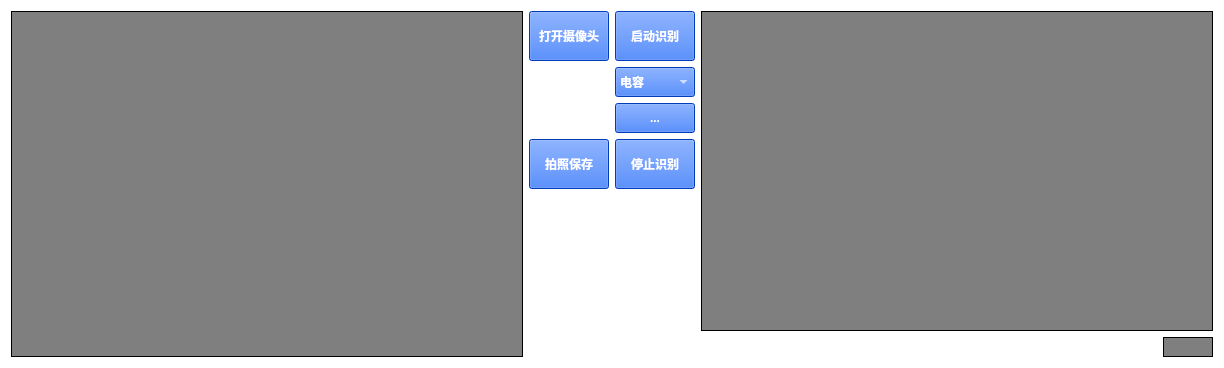
      <widget class="QWidget" name="page_0">
       <property name="palette">
        <palette>
         <active>
          <colorrole role="WindowText">
           <brush brushstyle="SolidPattern">
            <color alpha="255">
             <red>255</red>
             <green>255</green>
             <blue>255</blue>
            </color>
           </brush>
          </colorrole>
          <colorrole role="Button">
           <brush brushstyle="SolidPattern">
            <color alpha="255">
             <red>255</red>
             <green>255</green>
             <blue>255</blue>
            </color>
           </brush>
          </colorrole>
          <colorrole role="Light">
           <brush brushstyle="SolidPattern">
            <color alpha="255">
             <red>66</red>
             <green>15</green>
             <blue>221</blue>
            </color>
           </brush>
          </colorrole>
          <colorrole role="Midlight">
           <brush brushstyle="SolidPattern">
            <color alpha="255">
             <red>19</red>
             <green>27</green>
             <blue>190</blue>
            </color>
           </brush>
          </colorrole>
          <colorrole role="Text">
           <brush brushstyle="SolidPattern">
            <color alpha="255">
             <red>0</red>
             <green>0</green>
             <blue>0</blue>
            </color>
           </brush>
          </colorrole>
          <colorrole role="BrightText">
           <brush brushstyle="SolidPattern">
            <color alpha="255">
             <red>0</red>
             <green>0</green>
             <blue>0</blue>
            </color>
           </brush>
          </colorrole>
          <colorrole role="ButtonText">
           <brush brushstyle="SolidPattern">
            <color alpha="255">
             <red>0</red>
             <green>0</green>
             <blue>0</blue>
            </color>
           </brush>
          </colorrole>
          <colorrole role="Base">
           <brush brushstyle="SolidPattern">
            <color alpha="255">
             <red>255</red>
             <green>255</green>
             <blue>255</blue>
            </color>
           </brush>
          </colorrole>
          <colorrole role="Window">
           <brush brushstyle="SolidPattern">
            <color alpha="255">
             <red>255</red>
             <green>255</green>
             <blue>255</blue>
            </color>
           </brush>
          </colorrole>
          <colorrole role="Shadow">
           <brush brushstyle="SolidPattern">
            <color alpha="255">
             <red>91</red>
             <green>91</green>
             <blue>91</blue>
            </color>
           </brush>
          </colorrole>
          <colorrole role="HighlightedText">
           <brush brushstyle="SolidPattern">
            <color alpha="255">
             <red>232</red>
             <green>232</green>
             <blue>232</blue>
            </color>
           </brush>
          </colorrole>
          <colorrole role="AlternateBase">
           <brush brushstyle="SolidPattern">
            <color alpha="255">
             <red>238</red>
             <green>238</green>
             <blue>238</blue>
            </color>
           </brush>
          </colorrole>
          <colorrole role="PlaceholderText">
           <brush brushstyle="SolidPattern">
            <color alpha="128">
             <red>7</red>
             <green>11</green>
             <blue>11</blue>
            </color>
           </brush>
          </colorrole>
         </active>
         <inactive>
          <colorrole role="WindowText">
           <brush brushstyle="SolidPattern">
            <color alpha="255">
             <red>255</red>
             <green>255</green>
             <blue>255</blue>
            </color>
           </brush>
          </colorrole>
          <colorrole role="Button">
           <brush brushstyle="SolidPattern">
            <color alpha="255">
             <red>255</red>
             <green>255</green>
             <blue>255</blue>
            </color>
           </brush>
          </colorrole>
          <colorrole role="Light">
           <brush brushstyle="SolidPattern">
            <color alpha="255">
             <red>66</red>
             <green>15</green>
             <blue>221</blue>
            </color>
           </brush>
          </colorrole>
          <colorrole role="Midlight">
           <brush brushstyle="SolidPattern">
            <color alpha="255">
             <red>19</red>
             <green>27</green>
             <blue>190</blue>
            </color>
           </brush>
          </colorrole>
          <colorrole role="Text">
           <brush brushstyle="SolidPattern">
            <color alpha="255">
             <red>0</red>
             <green>0</green>
             <blue>0</blue>
            </color>
           </brush>
          </colorrole>
          <colorrole role="BrightText">
           <brush brushstyle="SolidPattern">
            <color alpha="255">
             <red>0</red>
             <green>0</green>
             <blue>0</blue>
            </color>
           </brush>
          </colorrole>
          <colorrole role="ButtonText">
           <brush brushstyle="SolidPattern">
            <color alpha="255">
             <red>0</red>
             <green>0</green>
             <blue>0</blue>
            </color>
           </brush>
          </colorrole>
          <colorrole role="Base">
           <brush brushstyle="SolidPattern">
            <color alpha="255">
             <red>255</red>
             <green>255</green>
             <blue>255</blue>
            </color>
           </brush>
          </colorrole>
          <colorrole role="Window">
           <brush brushstyle="SolidPattern">
            <color alpha="255">
             <red>255</red>
             <green>255</green>
             <blue>255</blue>
            </color>
           </brush>
          </colorrole>
          <colorrole role="Shadow">
           <brush brushstyle="SolidPattern">
            <color alpha="255">
             <red>91</red>
             <green>91</green>
             <blue>91</blue>
            </color>
           </brush>
          </colorrole>
          <colorrole role="HighlightedText">
           <brush brushstyle="SolidPattern">
            <color alpha="255">
             <red>232</red>
             <green>232</green>
             <blue>232</blue>
            </color>
           </brush>
          </colorrole>
          <colorrole role="AlternateBase">
           <brush brushstyle="SolidPattern">
            <color alpha="255">
             <red>238</red>
             <green>238</green>
             <blue>238</blue>
            </color>
           </brush>
          </colorrole>
          <colorrole role="PlaceholderText">
           <brush brushstyle="SolidPattern">
            <color alpha="128">
             <red>7</red>
             <green>11</green>
             <blue>11</blue>
            </color>
           </brush>
          </colorrole>
         </inactive>
         <disabled>
          <colorrole role="WindowText">
           <brush brushstyle="SolidPattern">
            <color alpha="255">
             <red>120</red>
             <green>120</green>
             <blue>120</blue>
            </color>
           </brush>
          </colorrole>
          <colorrole role="Button">
           <brush brushstyle="SolidPattern">
            <color alpha="255">
             <red>255</red>
             <green>255</green>
             <blue>255</blue>
            </color>
           </brush>
          </colorrole>
          <colorrole role="Light">
           <brush brushstyle="SolidPattern">
            <color alpha="255">
             <red>66</red>
             <green>15</green>
             <blue>221</blue>
            </color>
           </brush>
          </colorrole>
          <colorrole role="Midlight">
           <brush brushstyle="SolidPattern">
            <color alpha="255">
             <red>19</red>
             <green>27</green>
             <blue>190</blue>
            </color>
           </brush>
          </colorrole>
          <colorrole role="Text">
           <brush brushstyle="SolidPattern">
            <color alpha="255">
             <red>120</red>
             <green>120</green>
             <blue>120</blue>
            </color>
           </brush>
          </colorrole>
          <colorrole role="BrightText">
           <brush brushstyle="SolidPattern">
            <color alpha="255">
             <red>0</red>
             <green>0</green>
             <blue>0</blue>
            </color>
           </brush>
          </colorrole>
          <colorrole role="ButtonText">
           <brush brushstyle="SolidPattern">
            <color alpha="255">
             <red>120</red>
             <green>120</green>
             <blue>120</blue>
            </color>
           </brush>
          </colorrole>
          <colorrole role="Base">
           <brush brushstyle="SolidPattern">
            <color alpha="255">
             <red>255</red>
             <green>255</green>
             <blue>255</blue>
            </color>
           </brush>
          </colorrole>
          <colorrole role="Window">
           <brush brushstyle="SolidPattern">
            <color alpha="255">
             <red>255</red>
             <green>255</green>
             <blue>255</blue>
            </color>
           </brush>
          </colorrole>
          <colorrole role="Shadow">
           <brush brushstyle="SolidPattern">
            <color alpha="255">
             <red>91</red>
             <green>91</green>
             <blue>91</blue>
            </color>
           </brush>
          </colorrole>
          <colorrole role="HighlightedText">
           <brush brushstyle="SolidPattern">
            <color alpha="255">
             <red>232</red>
             <green>232</green>
             <blue>232</blue>
            </color>
           </brush>
          </colorrole>
          <colorrole role="AlternateBase">
           <brush brushstyle="SolidPattern">
            <color alpha="255">
             <red>238</red>
             <green>238</green>
             <blue>238</blue>
            </color>
           </brush>
          </colorrole>
          <colorrole role="PlaceholderText">
           <brush brushstyle="SolidPattern">
            <color alpha="128">
             <red>7</red>
             <green>11</green>
             <blue>11</blue>
            </color>
           </brush>
          </colorrole>
         </disabled>
        </palette>
       </property>
       <layout class="QGridLayout" name="gridLayout_2">
        <item row="1" column="6">
         <widget class="QComboBox" name="comboBox_recognizing_Objects">
          <property name="minimumSize">
           <size>
            <width>0</width>
            <height>30</height>
           </size>
          </property>
          <property name="font">
           <font>
            <bold>true</bold>
           </font>
          </property>
          <property name="styleSheet">
           <string notr="true">background-color: rgb(0, 85, 255);
color: rgb(255, 255, 255);</string>
          </property>
          <item>
           <property name="text">
            <string>电容</string>
           </property>
          </item>
         </widget>
        </item>
        <item row="2" column="6">
         <widget class="QToolButton" name="toolButton_weight">
          <property name="sizePolicy">
           <sizepolicy hsizetype="Preferred" vsizetype="Fixed">
            <horstretch>0</horstretch>
            <verstretch>0</verstretch>
           </sizepolicy>
          </property>
          <property name="minimumSize">
           <size>
            <width>0</width>
            <height>30</height>
           </size>
          </property>
          <property name="font">
           <font>
            <bold>true</bold>
           </font>
          </property>
          <property name="styleSheet">
           <string notr="true">background-color: rgb(0, 85, 255);
color: rgb(255, 255, 255);</string>
          </property>
          <property name="text">
           <string>...</string>
          </property>
         </widget>
        </item>
        <item row="8" column="7">
         <spacer name="horizontalSpacer_2">
          <property name="orientation">
           <enum>Qt::Horizontal</enum>
          </property>
          <property name="sizeHint" stdset="0">
           <size>
            <width>40</width>
            <height>20</height>
           </size>
          </property>
         </spacer>
        </item>
        <item row="0" column="7" rowspan="8" colspan="2">
         <widget class="QLabel" name="label_detect">
          <property name="sizePolicy">
           <sizepolicy hsizetype="Preferred" vsizetype="Ignored">
            <horstretch>2</horstretch>
            <verstretch>2</verstretch>
           </sizepolicy>
          </property>
          <property name="minimumSize">
           <size>
            <width>512</width>
            <height>320</height>
           </size>
          </property>
          <property name="palette">
           <palette>
            <active>
             <colorrole role="WindowText">
              <brush brushstyle="SolidPattern">
               <color alpha="255">
                <red>0</red>
                <green>0</green>
                <blue>0</blue>
               </color>
              </brush>
             </colorrole>
             <colorrole role="Button">
              <brush brushstyle="SolidPattern">
               <color alpha="255">
                <red>127</red>
                <green>127</green>
                <blue>127</blue>
               </color>
              </brush>
             </colorrole>
             <colorrole role="Text">
              <brush brushstyle="SolidPattern">
               <color alpha="255">
                <red>0</red>
                <green>0</green>
                <blue>0</blue>
               </color>
              </brush>
             </colorrole>
             <colorrole role="ButtonText">
              <brush brushstyle="SolidPattern">
               <color alpha="255">
                <red>0</red>
                <green>0</green>
                <blue>0</blue>
               </color>
              </brush>
             </colorrole>
             <colorrole role="Base">
              <brush brushstyle="SolidPattern">
               <color alpha="255">
                <red>127</red>
                <green>127</green>
                <blue>127</blue>
               </color>
              </brush>
             </colorrole>
             <colorrole role="Window">
              <brush brushstyle="SolidPattern">
               <color alpha="255">
                <red>127</red>
                <green>127</green>
                <blue>127</blue>
               </color>
              </brush>
             </colorrole>
             <colorrole role="PlaceholderText">
              <brush brushstyle="SolidPattern">
               <color alpha="128">
                <red>0</red>
                <green>0</green>
                <blue>0</blue>
               </color>
              </brush>
             </colorrole>
            </active>
            <inactive>
             <colorrole role="WindowText">
              <brush brushstyle="SolidPattern">
               <color alpha="255">
                <red>0</red>
                <green>0</green>
                <blue>0</blue>
               </color>
              </brush>
             </colorrole>
             <colorrole role="Button">
              <brush brushstyle="SolidPattern">
               <color alpha="255">
                <red>127</red>
                <green>127</green>
                <blue>127</blue>
               </color>
              </brush>
             </colorrole>
             <colorrole role="Text">
              <brush brushstyle="SolidPattern">
               <color alpha="255">
                <red>0</red>
                <green>0</green>
                <blue>0</blue>
               </color>
              </brush>
             </colorrole>
             <colorrole role="ButtonText">
              <brush brushstyle="SolidPattern">
               <color alpha="255">
                <red>0</red>
                <green>0</green>
                <blue>0</blue>
               </color>
              </brush>
             </colorrole>
             <colorrole role="Base">
              <brush brushstyle="SolidPattern">
               <color alpha="255">
                <red>127</red>
                <green>127</green>
                <blue>127</blue>
               </color>
              </brush>
             </colorrole>
             <colorrole role="Window">
              <brush brushstyle="SolidPattern">
               <color alpha="255">
                <red>127</red>
                <green>127</green>
                <blue>127</blue>
               </color>
              </brush>
             </colorrole>
             <colorrole role="PlaceholderText">
              <brush brushstyle="SolidPattern">
               <color alpha="128">
                <red>0</red>
                <green>0</green>
                <blue>0</blue>
               </color>
              </brush>
             </colorrole>
            </inactive>
            <disabled>
             <colorrole role="WindowText">
              <brush brushstyle="SolidPattern">
               <color alpha="255">
                <red>0</red>
                <green>0</green>
                <blue>0</blue>
               </color>
              </brush>
             </colorrole>
             <colorrole role="Button">
              <brush brushstyle="SolidPattern">
               <color alpha="255">
                <red>127</red>
                <green>127</green>
                <blue>127</blue>
               </color>
              </brush>
             </colorrole>
             <colorrole role="Text">
              <brush brushstyle="SolidPattern">
               <color alpha="255">
                <red>0</red>
                <green>0</green>
                <blue>0</blue>
               </color>
              </brush>
             </colorrole>
             <colorrole role="ButtonText">
              <brush brushstyle="SolidPattern">
               <color alpha="255">
                <red>0</red>
                <green>0</green>
                <blue>0</blue>
               </color>
              </brush>
             </colorrole>
             <colorrole role="Base">
              <brush brushstyle="SolidPattern">
               <color alpha="255">
                <red>127</red>
                <green>127</green>
                <blue>127</blue>
               </color>
              </brush>
             </colorrole>
             <colorrole role="Window">
              <brush brushstyle="SolidPattern">
               <color alpha="255">
                <red>127</red>
                <green>127</green>
                <blue>127</blue>
               </color>
              </brush>
             </colorrole>
             <colorrole role="PlaceholderText">
              <brush brushstyle="SolidPattern">
               <color alpha="128">
                <red>0</red>
                <green>0</green>
                <blue>0</blue>
               </color>
              </brush>
             </colorrole>
            </disabled>
           </palette>
          </property>
          <property name="styleSheet">
           <string notr="true">border: 1px solid black;
background-color: rgb(127,127,127);</string>
          </property>
          <property name="text">
           <string/>
          </property>
         </widget>
        </item>
        <item row="8" column="8">
         <widget class="QLabel" name="label_decide">
          <property name="sizePolicy">
           <sizepolicy hsizetype="Preferred" vsizetype="Ignored">
            <horstretch>0</horstretch>
            <verstretch>0</verstretch>
           </sizepolicy>
          </property>
          <property name="maximumSize">
           <size>
            <width>50</width>
            <height>50</height>
           </size>
          </property>
          <property name="styleSheet">
           <string notr="true">border: 1px solid black;
background-color: rgb(127,127,127);</string>
          </property>
          <property name="text">
           <string/>
          </property>
         </widget>
        </item>
        <item row="0" column="2" rowspan="9">
         <widget class="QLabel" name="label_camera">
          <property name="sizePolicy">
           <sizepolicy hsizetype="Preferred" vsizetype="Ignored">
            <horstretch>2</horstretch>
            <verstretch>2</verstretch>
           </sizepolicy>
          </property>
          <property name="minimumSize">
           <size>
            <width>512</width>
            <height>320</height>
           </size>
          </property>
          <property name="maximumSize">
           <size>
            <width>9999</width>
            <height>9999</height>
           </size>
          </property>
          <property name="palette">
           <palette>
            <active>
             <colorrole role="WindowText">
              <brush brushstyle="SolidPattern">
               <color alpha="255">
                <red>0</red>
                <green>0</green>
                <blue>0</blue>
               </color>
              </brush>
             </colorrole>
             <colorrole role="Button">
              <brush brushstyle="SolidPattern">
               <color alpha="255">
                <red>127</red>
                <green>127</green>
                <blue>127</blue>
               </color>
              </brush>
             </colorrole>
             <colorrole role="Text">
              <brush brushstyle="SolidPattern">
               <color alpha="255">
                <red>0</red>
                <green>0</green>
                <blue>0</blue>
               </color>
              </brush>
             </colorrole>
             <colorrole role="ButtonText">
              <brush brushstyle="SolidPattern">
               <color alpha="255">
                <red>0</red>
                <green>0</green>
                <blue>0</blue>
               </color>
              </brush>
             </colorrole>
             <colorrole role="Base">
              <brush brushstyle="SolidPattern">
               <color alpha="255">
                <red>127</red>
                <green>127</green>
                <blue>127</blue>
               </color>
              </brush>
             </colorrole>
             <colorrole role="Window">
              <brush brushstyle="SolidPattern">
               <color alpha="255">
                <red>127</red>
                <green>127</green>
                <blue>127</blue>
               </color>
              </brush>
             </colorrole>
             <colorrole role="PlaceholderText">
              <brush brushstyle="SolidPattern">
               <color alpha="128">
                <red>0</red>
                <green>0</green>
                <blue>0</blue>
               </color>
              </brush>
             </colorrole>
            </active>
            <inactive>
             <colorrole role="WindowText">
              <brush brushstyle="SolidPattern">
               <color alpha="255">
                <red>0</red>
                <green>0</green>
                <blue>0</blue>
               </color>
              </brush>
             </colorrole>
             <colorrole role="Button">
              <brush brushstyle="SolidPattern">
               <color alpha="255">
                <red>127</red>
                <green>127</green>
                <blue>127</blue>
               </color>
              </brush>
             </colorrole>
             <colorrole role="Text">
              <brush brushstyle="SolidPattern">
               <color alpha="255">
                <red>0</red>
                <green>0</green>
                <blue>0</blue>
               </color>
              </brush>
             </colorrole>
             <colorrole role="ButtonText">
              <brush brushstyle="SolidPattern">
               <color alpha="255">
                <red>0</red>
                <green>0</green>
                <blue>0</blue>
               </color>
              </brush>
             </colorrole>
             <colorrole role="Base">
              <brush brushstyle="SolidPattern">
               <color alpha="255">
                <red>127</red>
                <green>127</green>
                <blue>127</blue>
               </color>
              </brush>
             </colorrole>
             <colorrole role="Window">
              <brush brushstyle="SolidPattern">
               <color alpha="255">
                <red>127</red>
                <green>127</green>
                <blue>127</blue>
               </color>
              </brush>
             </colorrole>
             <colorrole role="PlaceholderText">
              <brush brushstyle="SolidPattern">
               <color alpha="128">
                <red>0</red>
                <green>0</green>
                <blue>0</blue>
               </color>
              </brush>
             </colorrole>
            </inactive>
            <disabled>
             <colorrole role="WindowText">
              <brush brushstyle="SolidPattern">
               <color alpha="255">
                <red>0</red>
                <green>0</green>
                <blue>0</blue>
               </color>
              </brush>
             </colorrole>
             <colorrole role="Button">
              <brush brushstyle="SolidPattern">
               <color alpha="255">
                <red>127</red>
                <green>127</green>
                <blue>127</blue>
               </color>
              </brush>
             </colorrole>
             <colorrole role="Text">
              <brush brushstyle="SolidPattern">
               <color alpha="255">
                <red>0</red>
                <green>0</green>
                <blue>0</blue>
               </color>
              </brush>
             </colorrole>
             <colorrole role="ButtonText">
              <brush brushstyle="SolidPattern">
               <color alpha="255">
                <red>0</red>
                <green>0</green>
                <blue>0</blue>
               </color>
              </brush>
             </colorrole>
             <colorrole role="Base">
              <brush brushstyle="SolidPattern">
               <color alpha="255">
                <red>127</red>
                <green>127</green>
                <blue>127</blue>
               </color>
              </brush>
             </colorrole>
             <colorrole role="Window">
              <brush brushstyle="SolidPattern">
               <color alpha="255">
                <red>127</red>
                <green>127</green>
                <blue>127</blue>
               </color>
              </brush>
             </colorrole>
             <colorrole role="PlaceholderText">
              <brush brushstyle="SolidPattern">
               <color alpha="128">
                <red>0</red>
                <green>0</green>
                <blue>0</blue>
               </color>
              </brush>
             </colorrole>
            </disabled>
           </palette>
          </property>
          <property name="styleSheet">
           <string notr="true">border: 1px solid black;
background-color: rgb(127,127,127);</string>
          </property>
          <property name="text">
           <string/>
          </property>
          <property name="scaledContents">
           <bool>false</bool>
          </property>
          <property name="openExternalLinks">
           <bool>false</bool>
          </property>
          <property name="textInteractionFlags">
           <set>Qt::TextInteractionFlag::LinksAccessibleByMouse</set>
          </property>
         </widget>
        </item>
        <item row="1" column="5">
         <widget class="QLabel" name="label_6">
          <property name="font">
           <font>
            <bold>true</bold>
           </font>
          </property>
          <property name="text">
           <string> 选择识别对象</string>
          </property>
         </widget>
        </item>
        <item row="2" column="5">
         <widget class="QLabel" name="label">
          <property name="font">
           <font>
            <bold>true</bold>
           </font>
          </property>
          <property name="text">
           <string>    选择权重</string>
          </property>
          <property name="textInteractionFlags">
           <set>Qt::TextInteractionFlag::LinksAccessibleByMouse</set>
          </property>
         </widget>
        </item>
        <item row="3" column="5">
         <widget class="QPushButton" name="pushButton_photo">
          <property name="minimumSize">
           <size>
            <width>0</width>
            <height>50</height>
           </size>
          </property>
          <property name="font">
           <font>
            <bold>true</bold>
           </font>
          </property>
          <property name="styleSheet">
           <string notr="true">background-color: rgb(0, 85, 255);
color: rgb(255, 255, 255);</string>
          </property>
          <property name="text">
           <string>拍照保存</string>
          </property>
         </widget>
        </item>
        <item row="0" column="5">
         <widget class="QPushButton" name="pushButton_camera">
          <property name="minimumSize">
           <size>
            <width>0</width>
            <height>50</height>
           </size>
          </property>
          <property name="font">
           <font>
            <bold>true</bold>
           </font>
          </property>
          <property name="styleSheet">
           <string notr="true">background-color: rgb(0, 85, 255);
color: rgb(255, 255, 255);</string>
          </property>
          <property name="text">
           <string>打开摄像头</string>
          </property>
         </widget>
        </item>
        <item row="0" column="6">
         <widget class="QPushButton" name="pushButton_detect">
          <property name="minimumSize">
           <size>
            <width>0</width>
            <height>50</height>
           </size>
          </property>
          <property name="font">
           <font>
            <bold>true</bold>
           </font>
          </property>
          <property name="styleSheet">
           <string notr="true">background-color: rgb(0, 85, 255);
color: rgb(255, 255, 255);</string>
          </property>
          <property name="text">
           <string>启动识别</string>
          </property>
         </widget>
        </item>
        <item row="3" column="6">
         <widget class="QPushButton" name="pushButton_stop_detect">
          <property name="minimumSize">
           <size>
            <width>0</width>
            <height>50</height>
           </size>
          </property>
          <property name="font">
           <font>
            <bold>true</bold>
           </font>
          </property>
          <property name="styleSheet">
           <string notr="true">background-color: rgb(0, 85, 255);
color: rgb(255, 255, 255);</string>
          </property>
          <property name="text">
           <string>停止识别</string>
          </property>
         </widget>
        </item>
        <item row="4" column="5" rowspan="5" colspan="2">
         <spacer name="verticalSpacer">
          <property name="orientation">
           <enum>Qt::Orientation::Vertical</enum>
          </property>
          <property name="sizeHint" stdset="0">
           <size>
            <width>20</width>
            <height>40</height>
           </size>
          </property>
         </spacer>
        </item>
       </layout>
      </widget>
